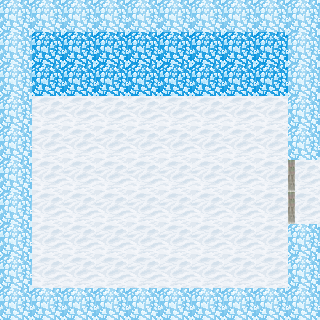

The image is a tile-based game level rendered from a .tmx file. Its description and complete source (layers, tilesets, objects, tile grids) follow:
An orthogonal 10x10 tile map with 32x32 px tiles, 2 tile layers (Capa 1, Capa 2).

<map version="1.0" orientation="orthogonal" renderorder="left-up" width="10" height="10" tilewidth="32" tileheight="32" nextobjectid="1">
 <tileset firstgid="1" name="1" tilewidth="32" tileheight="32" tilecount="100" columns="10">
  <image source="../../Storm_Bullets/recursos/imagenes/hojasTexturas/1.png" width="320" height="320" />
 </tileset>
 <layer name="Capa 1" width="10" height="10">
  <data encoding="csv">
24,24,24,24,24,24,24,24,24,24,
24,22,22,22,22,22,22,22,22,24,
24,22,22,22,22,22,22,22,22,24,
24,21,21,21,21,21,21,21,21,24,
24,21,21,21,21,21,21,21,21,24,
24,21,21,21,21,21,21,21,21,21,
24,21,21,21,21,21,21,21,21,21,
24,21,21,21,21,21,21,21,21,24,
24,21,21,21,21,21,21,21,21,24,
24,24,24,24,24,24,24,24,24,24
</data>
 </layer>
 <layer name="Capa 2" width="10" height="10">
  <data encoding="csv">
0,0,0,0,0,0,0,0,0,0,
0,0,0,0,0,0,0,0,0,0,
0,0,0,0,0,0,0,0,0,0,
0,0,0,0,0,0,0,0,0,0,
0,0,0,0,0,0,0,0,0,0,
0,0,0,0,0,0,0,0,0,11,
0,0,0,0,0,0,0,0,0,11,
0,0,0,0,0,0,0,0,0,0,
0,0,0,0,0,0,0,0,0,0,
0,0,0,0,0,0,0,0,0,0
</data>
 </layer>
 <objectgroup name="Colisiones" />
</map>
